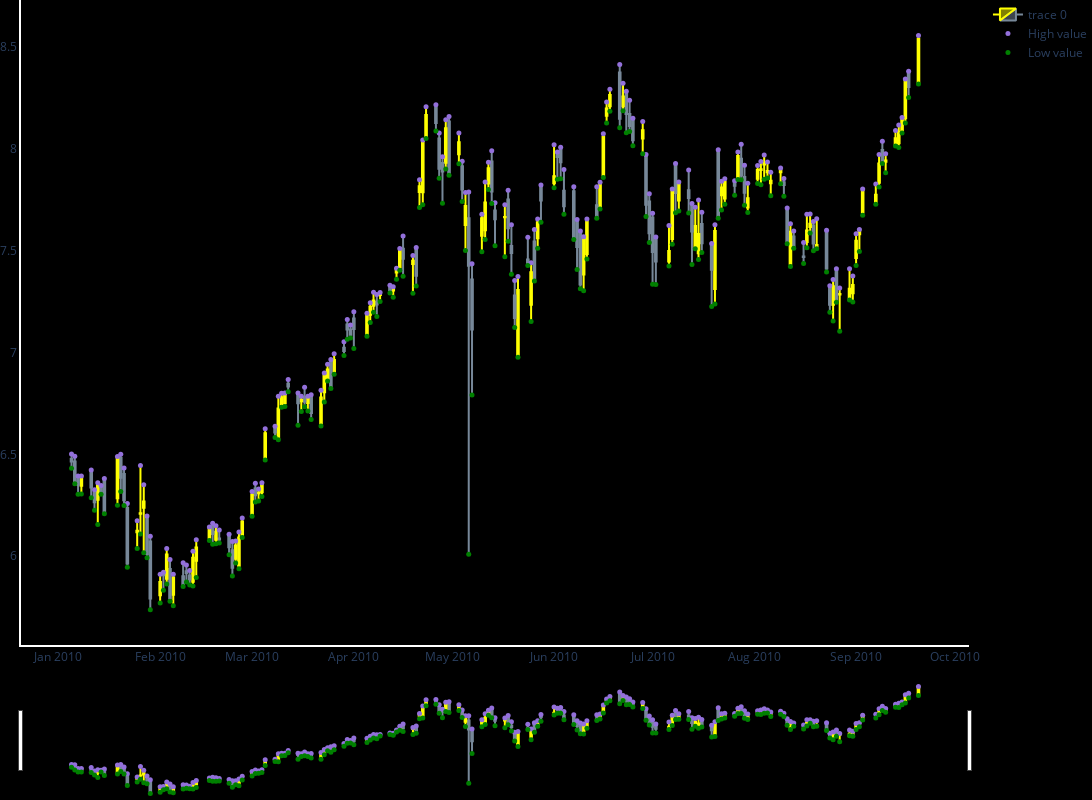

The code cell stored with this chart in its notebook:
### Code cell
#visualize data using candlestick last six month of data range 6 to 8
stock_data1=stock_data[-180:-1]   #fetch the data for last six months

fig=go.Figure(data=[go.Candlestick(x=stock_data1.index,open=stock_data1["Open"],
                                  high=stock_data1["High"],
                                  low=stock_data1["Low"],
                                  close=stock_data1["Close"],
                                 increasing_line_color="yellow",decreasing_line_color="lightslategray"),
                         go.Scatter(x=stock_data1.index,y=stock_data1.High,mode="markers",marker=dict(size=5,color="MediumPurple"),name="High value"),
                           go.Scatter(x=stock_data1.index,y=stock_data1.Low,mode="markers",marker=dict(size=5,color="green"),name="Low value")] )
#set the background color
fig.update_layout(paper_bgcolor="black",plot_bgcolor="black",margin_l=0,margin_b=0,margin_r=0,margin_t=0,width=1200,height=800)
fig.update_xaxes(showline=True,linewidth=2,linecolor="white",gridcolor="black")
fig.update_yaxes(showline=True,linewidth=2,linecolor="white",gridcolor="black")
fig.show()

# Purple color-Indicates High values in the last six month stock market
#Green color-Indicates Low values in the last six month stock market
#Yellow color-Indicates Increasing values in the last six month stock market
#Grey color-Indicates Decreasing values in the last six month stock market

### Figure 1 — Plotly figure (JSON) as saved in the notebook; plotly's stock layout.template omitted (floating-point values rounded to 4 significant figures; data arrays with more than 128 entries replaced by an {"elided": "..."} marker saying what was removed)
{"data": [{"close": {"elided": "179 float values"}, "decreasing": {"line": {"color": "lightslategray"}}, "high": {"elided": "179 float values"}, "increasing": {"line": {"color": "yellow"}}, "low": {"elided": "179 float values"}, "open": {"elided": "179 float values"}, "type": "candlestick", "x": {"elided": "179 str values"}}, {"marker": {"color": "MediumPurple", "size": 5}, "mode": "markers", "name": "High value", "type": "scatter", "x": {"elided": "179 str values"}, "y": {"elided": "179 float values"}}, {"marker": {"color": "green", "size": 5}, "mode": "markers", "name": "Low value", "type": "scatter", "x": {"elided": "179 str values"}, "y": {"elided": "179 float values"}}], "layout": {"height": 800, "margin": {"b": 0, "l": 0, "r": 0, "t": 0}, "paper_bgcolor": "black", "plot_bgcolor": "black", "width": 1200, "xaxis": {"autorange": true, "gridcolor": "black", "linecolor": "white", "linewidth": 2, "range": ["2009-12-20 17:00:32.5295", "2010-10-05 06:59:27.4705"], "rangeslider": {"autorange": true, "range": ["2009-12-20 17:00:32.5295", "2010-10-05 06:59:27.4705"], "yaxis": {"_template": null, "rangemode": "match"}}, "showline": true, "type": "date"}, "yaxis": {"autorange": true, "gridcolor": "black", "linecolor": "white", "linewidth": 2, "range": [5.564, 8.732], "showline": true, "type": "linear"}}}
